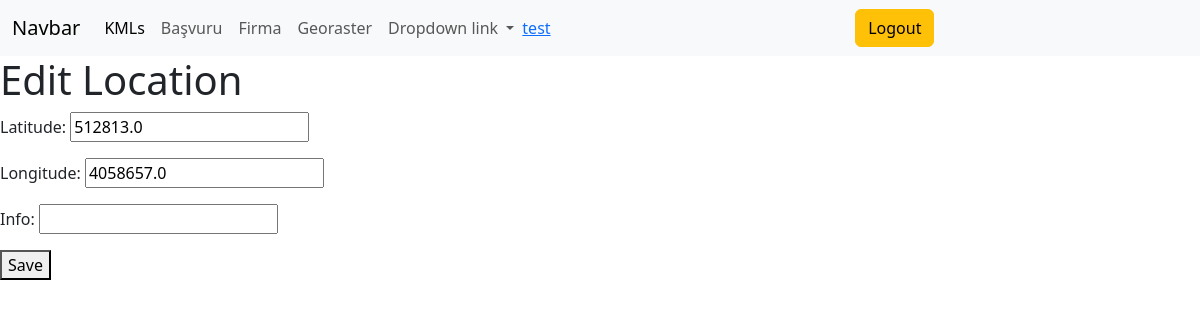
Screenshot of /kuyu/locations/edit/1/ (signed in) with the database file from the repository.
### users/models.py (models this page shows)
class CustomUser(AbstractUser):
    objects = CustomUserManager()
    is_premium = models.BooleanField(default=False)

### wells_map/models.py (models this page shows, shortened)
class Location(models.Model):
    latitude = models.FloatField()
    longitude = models.FloatField()
    info = models.CharField(max_length=255,null=True)
    created_at = models.DateTimeField(auto_now_add=True)
    user = models.ForeignKey(settings.AUTH_USER_MODEL, on_delete=models.CASCADE,null=True)

### wells_map/views.py (the view)
# urls.py: path('locations/edit/<int:pk>/', views.edit_location, name='edit_location'),
@login_required
def edit_location(request, pk):
    location = get_object_or_404(Location, pk=pk)
    if request.method == "POST":
        form = LocationForm(request.POST, instance=location)
        if form.is_valid():
            form.save()
            return redirect("location_list")
    else:
        form = LocationForm(instance=location)
    return render(request, "maps/edit_location.html", {"form": form})

### wells_map/forms.py
class LocationForm(forms.ModelForm):
    class Meta:
        model = Location
        fields = ['latitude', 'longitude', 'info']

### wells_map/templates/maps/edit_location.html (shortened to what this page needs)
{% extends "base.html" %}
{% block body %}
    <h1>Edit Location</h1>
    <form method="post">
        {{ form.as_p }}
        <button type="submit">Save</button>
    </form>
{% endblock %}

### wells_map/templates/navbar/header.html (shortened to what this page needs)
<nav class="navbar navbar-expand-lg bg-body-tertiary navbar-nav-scroll" style="--bs-scroll-height: 100px;z-index: 99; ">
  <div class="container-fluid">
    <a class="navbar-brand" href="#">Navbar</a>
    <div class="collapse navbar-collapse" id="navbarNavDropdown">
      <ul class="navbar-nav">
        <li class=" nav-item">
          <a class="nav-link active" aria-current="page" href="/kmz/kml-display">KMLs</a>
        </li>
        <li class="nav-item">
          <a class="nav-link" href="/basvuru">Başvuru</a>
        </li>
        <li class="nav-item">
          <a class="nav-link" href="/firma">Firma</a>
        </li>
        <li class="nav-item">
          <a class="nav-link" href="/georaster">Georaster</a>
        </li>
        <li class="nav-item dropdown">
          <a class="nav-link dropdown-toggle" href="#" role="button" data-bs-toggle="dropdown" aria-expanded="true">
            Dropdown link
          </a>
        </li>
      </ul>
    </div>
      {% if user.is_authenticated %}
      <li class="dropdown-item"><a href="{% url 'profile' %}">{{ user.username }}</a></li>
      <li class="dropdown-item">
        <form action="{% url 'logout' %}" method="post">
          <button type="submit" class="btn btn-warning">Logout</button>
        </form>
      </li>
      {% else %}
      <li class="dropdown-item"><a href="{% url 'login' %}">Login</a></li>
      <li class="dropdown-item"><a href="{% url 'register' %}">Register</a></li>
      {% endif %}
  </div>
</nav>

### wells_map/templates/navbar/header.html (style rules this page uses)
.navbar { position: relative; z-index: 1000; }

### rows the page displays
CustomUser: username "test"
Location: latitude "512813.0", longitude "4058657.0"
